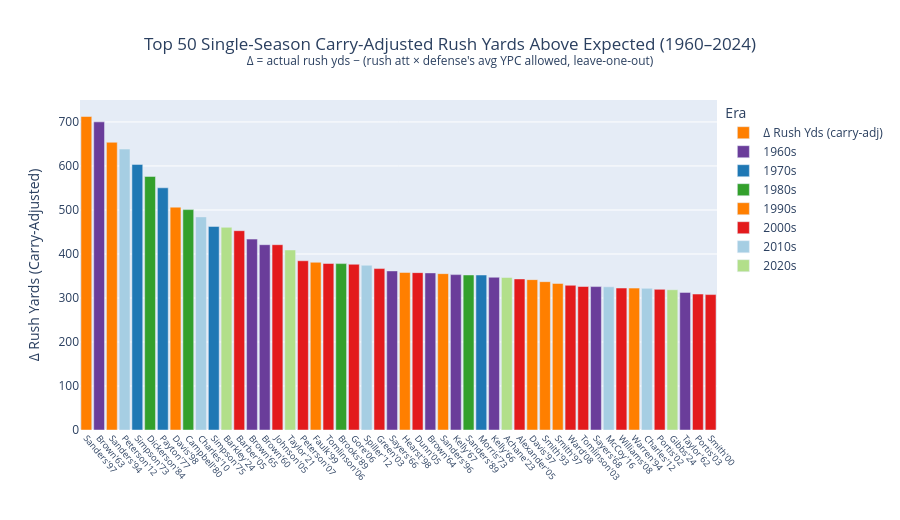

Notebook cell for this chart:
### Markdown cell above
---
# Chart 1 — Top 50 Single Seasons: Carry-Adjusted Rush Yards Above Expected

Every featured back season ranked by **total carry-adjusted yards above expected**.
Color = era. Hover for full context.

### Code cell
def season_games(year):
    if year <= 1960: return 12
    if year <= 1977: return 14
    if year <= 2020: return 16
    return 17

rb_featured['season_len'] = rb_featured['season'].apply(season_games)

def era_label(year):
    if year < 1970: return '1960s'
    if year < 1980: return '1970s'
    if year < 1990: return '1980s'
    if year < 2000: return '1990s'
    if year < 2010: return '2000s'
    if year < 2020: return '2010s'
    return '2020s'

rb_featured['era'] = rb_featured['season'].apply(era_label)

top50 = rb_featured.nlargest(50, 'delta_rush_yds_total').reset_index(drop=True)
top50['label'] = top50['player_name'].str.split().str[-1] + "'" + top50['season'].astype(str).str[-2:]
top50['hover'] = (
    '<b>' + top50['player_name'] + '</b> — ' + top50['team_abbrev'] + ' ' + top50['season'].astype(str) +
    '<br>Rush yards: ' + top50['total_rush_yds'].astype(int).astype(str) +
    '  TDs: ' + top50['total_rush_td'].fillna(0).astype(int).astype(str) +
    '<br>Δ total (carry-adj): <b>' + top50['delta_rush_yds_total'].round(1).astype(str) + '</b>' +
    '<br>Δ per game: ' + top50['delta_rush_yds_pg'].round(1).astype(str) +
    '<br>Games: ' + top50['games'].astype(int).astype(str)
)

era_colors = {
    '1960s': '#6a3d9a', '1970s': '#1f78b4', '1980s': '#33a02c',
    '1990s': '#ff7f00', '2000s': '#e31a1c', '2010s': '#a6cee3', '2020s': '#b2df8a'
}
bar_colors = [era_colors[e] for e in top50['era']]

fig1 = go.Figure()
fig1.add_trace(go.Bar(
    x=top50['label'],
    y=top50['delta_rush_yds_total'],
    marker_color=bar_colors,
    hovertext=top50['hover'],
    hoverinfo='text',
    name='Δ Rush Yds (carry-adj)',
))

# Era legend traces (invisible, for legend only)
for era, color in era_colors.items():
    if era in top50['era'].values:
        fig1.add_trace(go.Bar(x=[None], y=[None], marker_color=color, name=era, showlegend=True))

fig1.update_layout(
    title=dict(text='Top 50 Single-Season Carry-Adjusted Rush Yards Above Expected (1960–2024)<br>'
                    '<sup>Δ = actual rush yds − (rush att × defense\'s avg YPC allowed, leave-one-out)</sup>',
               x=0.5),
    xaxis=dict(title='', tickangle=50, tickfont=dict(size=9)),
    yaxis=dict(title='Δ Rush Yards (Carry-Adjusted)'),
    height=520,
    hovermode='closest',
    legend=dict(title='Era', orientation='v', x=1.01),
    bargap=0.15,
)
fig1.show()

print('Top 10 seasons:')
print(top50[['player_name','team_abbrev','season','total_rush_yds','delta_rush_yds_total','delta_rush_yds_pg']]
      .head(10).rename(columns={'player_name':'Player','team_abbrev':'Tm','season':'Year',
                                 'total_rush_yds':'Rush Yds','delta_rush_yds_total':'Δ Total',
                                 'delta_rush_yds_pg':'Δ/game'}).round(1).to_string(index=False))

### Figure 1 — Plotly figure (JSON) as saved in the notebook; plotly's stock layout.template omitted (floating-point values rounded to 4 significant figures)
{"data": [{"hoverinfo": "text", "hovertext": ["<b>Barry Sanders</b> — DET 1997<br>Rush yards: 2053  TDs: 11<br>Δ total (carry-adj): <b>712.4</b><br>Δ per game: 44.5<br>Games: 16", "<b>Jim Brown</b> — CLE 1963<br>Rush yards: 1863  TDs: 12<br>Δ total (carry-adj): <b>700.2</b><br>Δ per game: 50.0<br>Games: 14", "<b>Barry Sanders</b> — DET 1994<br>Rush yards: 1883  TDs: 7<br>Δ total (carry-adj): <b>653.8</b><br>Δ per game: 40.9<br>Games: 16", "<b>Adrian Peterson</b> — MIN 2012<br>Rush yards: 2097  TDs: 12<br>Δ total (carry-adj): <b>638.5</b><br>Δ per game: 39.9<br>Games: 16", "<b>O.J. Simpson</b> — BUF 1973<br>Rush yards: 2003  TDs: 12<br>Δ total (carry-adj): <b>603.5</b><br>Δ per game: 43.1<br>Games: 14", "<b>Eric Dickerson</b> — RAM 1984<br>Rush yards: 2105  TDs: 14<br>Δ total (carry-adj): <b>576.2</b><br>Δ per game: 36.0<br>Games: 16", "<b>Walter Payton</b> — CHI 1977<br>Rush yards: 1852  TDs: 14<br>Δ total (carry-adj): <b>550.4</b><br>Δ per game: 39.3<br>Games: 14", "<b>Terrell Davis</b> — DEN 1998<br>Rush yards: 2008  TDs: 21<br>Δ total (carry-adj): <b>506.4</b><br>Δ per game: 31.6<br>Games: 16", "<b>Earl Campbell</b> — HOU 1980<br>Rush yards: 1934  TDs: 13<br>Δ total (carry-adj): <b>500.8</b><br>Δ per game: 33.4<br>Games: 15", "<b>Jamaal Charles</b> — KAN 2010<br>Rush yards: 1467  TDs: 5<br>Δ total (carry-adj): <b>484.3</b><br>Δ per game: 30.3<br>Games: 16", "<b>O.J. Simpson</b> — BUF 1975<br>Rush yards: 1817  TDs: 16<br>Δ total (carry-adj): <b>462.6</b><br>Δ per game: 33.0<br>Games: 14", "<b>Saquon Barkley</b> — PHI 2024<br>Rush yards: 2005  TDs: 13<br>Δ total (carry-adj): <b>460.6</b><br>Δ per game: 28.8<br>Games: 16", "<b>Tiki Barber</b> — NYG 2005<br>Rush yards: 1860  TDs: 9<br>Δ total (carry-adj): <b>452.9</b><br>Δ per game: 28.3<br>Games: 16", "<b>Jim Brown</b> — CLE 1965<br>Rush yards: 1594  TDs: 17<br>Δ total (carry-adj): <b>433.8</b><br>Δ per game: 28.9<br>Games: 15", "<b>Jim Brown</b> — CLE 1960<br>Rush yards: 1257  TDs: 9<br>Δ total (carry-adj): <b>421.1</b><br>Δ per game: 35.1<br>Games: 12", "<b>Larry Johnson</b> — KAN 2005<br>Rush yards: 1750  TDs: 20<br>Δ total (carry-adj): <b>421.1</b><br>Δ per game: 26.3<br>Games: 16", "<b>Jonathan Taylor</b> — IND 2021<br>Rush yards: 1811  TDs: 18<br>Δ total (carry-adj): <b>409.1</b><br>Δ per game: 24.1<br>Games: 17", "<b>Adrian Peterson</b> — MIN 2007<br>Rush yards: 1341  TDs: 12<br>Δ total (carry-adj): <b>384.6</b><br>Δ per game: 27.5<br>Games: 14", "<b>Marshall Faulk</b> — STL 1999<br>Rush yards: 1381  TDs: 7<br>Δ total (carry-adj): <b>381.1</b><br>Δ per game: 23.8<br>Games: 16", "<b>LaDainian Tomlinson</b> — SDG 2006<br>Rush yards: 1815  TDs: 28<br>Δ total (carry-adj): <b>378.4</b><br>Δ per game: 23.6<br>Games: 16", "<b>James Brooks</b> — CIN 1989<br>Rush yards: 1239  TDs: 7<br>Δ total (carry-adj): <b>378.1</b><br>Δ per game: 23.6<br>Games: 16", "<b>Frank Gore</b> — SFO 2006<br>Rush yards: 1695  TDs: 8<br>Δ total (carry-adj): <b>376.6</b><br>Δ per game: 23.5<br>Games: 16", "<b>C.J. Spiller</b> — BUF 2012<br>Rush yards: 1244  TDs: 6<br>Δ total (carry-adj): <b>374.4</b><br>Δ per game: 23.4<br>Games: 16", "<b>Ahman Green</b> — GNB 2003<br>Rush yards: 1883  TDs: 15<br>Δ total (carry-adj): <b>366.8</b><br>Δ per game: 22.9<br>Games: 16", "<b>Gale Sayers</b> — CHI 1966<br>Rush yards: 1231  TDs: 8<br>Δ total (carry-adj): <b>361.5</b><br>Δ per game: 25.8<br>Games: 14", "<b>Garrison Hearst</b> — SFO 1998<br>Rush yards: 1570  TDs: 7<br>Δ total (carry-adj): <b>358.0</b><br>Δ per game: 22.4<br>Games: 16", "<b>Warrick Dunn</b> — ATL 2005<br>Rush yards: 1416  TDs: 3<br>Δ total (carry-adj): <b>357.6</b><br>Δ per game: 22.4<br>Games: 16", "<b>Jim Brown</b> — CLE 1964<br>Rush yards: 1560  TDs: 7<br>Δ total (carry-adj): <b>357.0</b><br>Δ per game: 23.8<br>Games: 15", "<b>Barry Sanders</b> — DET 1996<br>Rush yards: 1553  TDs: 11<br>Δ total (carry-adj): <b>355.3</b><br>Δ per game: 22.2<br>Games: 16", "<b>Leroy Kelly</b> — CLE 1967<br>Rush yards: 1301  TDs: 11<br>Δ total (carry-adj): <b>353.1</b><br>Δ per game: 23.5<br>Games: 15", "<b>Barry Sanders</b> — DET 1989<br>Rush yards: 1470  TDs: 14<br>Δ total (carry-adj): <b>352.3</b><br>Δ per game: 23.5<br>Games: 15", "<b>Mercury Morris</b> — MIA 1973<br>Rush yards: 954  TDs: 10<br>Δ total (carry-adj): <b>352.2</b><br>Δ per game: 27.1<br>Games: 13", "<b>Leroy Kelly</b> — CLE 1966<br>Rush yards: 1141  TDs: 15<br>Δ total (carry-adj): <b>347.1</b><br>Δ per game: 24.8<br>Games: 14", "<b>De'Von Achane</b> — MIA 2023<br>Rush yards: 800  TDs: 8<br>Δ total (carry-adj): <b>346.6</b><br>Δ per game: 31.5<br>Games: 11", "<b>Shaun Alexander</b> — SEA 2005<br>Rush yards: 1880  TDs: 27<br>Δ total (carry-adj): <b>343.3</b><br>Δ per game: 21.5<br>Games: 16", "<b>Terrell Davis</b> — DEN 1997<br>Rush yards: 1750  TDs: 15<br>Δ total (carry-adj): <b>341.7</b><br>Δ per game: 22.8<br>Games: 15", "<b>Emmitt Smith</b> — DAL 1993<br>Rush yards: 1486  TDs: 9<br>Δ total (carry-adj): <b>337.1</b><br>Δ per game: 24.1<br>Games: 14", "<b>Robert Smith</b> — MIN 1997<br>Rush yards: 1266  TDs: 6<br>Δ total (carry-adj): <b>333.0</b><br>Δ per game: 23.8<br>Games: 14", "<b>Derrick Ward</b> — NYG 2008<br>Rush yards: 1025  TDs: 2<br>Δ total (carry-adj): <b>328.8</b><br>Δ per game: 20.6<br>Games: 16", "<b>LaDainian Tomlinson</b> — SDG 2003<br>Rush yards: 1645  TDs: 13<br>Δ total (carry-adj): <b>326.1</b><br>Δ per game: 20.4<br>Games: 16", "<b>Gale Sayers</b> — CHI 1968<br>Rush yards: 856  TDs: 2<br>Δ total (carry-adj): <b>325.9</b><br>Δ per game: 36.2<br>Games: 9", "<b>LeSean McCoy</b> — BUF 2016<br>Rush yards: 1267  TDs: 13<br>Δ total (carry-adj): <b>325.4</b><br>Δ per game: 21.7<br>Games: 15", "<b>DeAngelo Williams</b> — CAR 2008<br>Rush yards: 1515  TDs: 18<br>Δ total (carry-adj): <b>322.6</b><br>Δ per game: 20.2<br>Games: 16", "<b>Chris Warren</b> — SEA 1994<br>Rush yards: 1545  TDs: 9<br>Δ total (carry-adj): <b>322.4</b><br>Δ per game: 20.2<br>Games: 16", "<b>Jamaal Charles</b> — KAN 2012<br>Rush yards: 1509  TDs: 5<br>Δ total (carry-adj): <b>321.9</b><br>Δ per game: 20.1<br>Games: 16", "<b>Clinton Portis</b> — DEN 2002<br>Rush yards: 1508  TDs: 15<br>Δ total (carry-adj): <b>319.6</b><br>Δ per game: 20.0<br>Games: 16", "<b>Jahmyr Gibbs</b> — DET 2024<br>Rush yards: 1412  TDs: 16<br>Δ total (carry-adj): <b>318.7</b><br>Δ per game: 18.8<br>Games: 17", "<b>Jim Taylor</b> — GNB 1962<br>Rush yards: 1559  TDs: 20<br>Δ total (carry-adj): <b>312.7</b><br>Δ per game: 20.8<br>Games: 15", "<b>Clinton Portis</b> — DEN 2003<br>Rush yards: 1591  TDs: 14<br>Δ total (carry-adj): <b>308.9</b><br>Δ per game: 23.8<br>Games: 13", "<b>Robert Smith</b> — MIN 2000<br>Rush yards: 1521  TDs: 7<br>Δ total (carry-adj): <b>307.7</b><br>Δ per game: 19.2<br>Games: 16"], "marker": {"color": ["#ff7f00", "#6a3d9a", "#ff7f00", "#a6cee3", "#1f78b4", "#33a02c", "#1f78b4", "#ff7f00", "#33a02c", "#a6cee3", "#1f78b4", "#b2df8a", "#e31a1c", "#6a3d9a", "#6a3d9a", "#e31a1c", "#b2df8a", "#e31a1c", "#ff7f00", "#e31a1c", "#33a02c", "#e31a1c", "#a6cee3", "#e31a1c", "#6a3d9a", "#ff7f00", "#e31a1c", "#6a3d9a", "#ff7f00", "#6a3d9a", "#33a02c", "#1f78b4", "#6a3d9a", "#b2df8a", "#e31a1c", "#ff7f00", "#ff7f00", "#ff7f00", "#e31a1c", "#e31a1c", "#6a3d9a", "#a6cee3", "#e31a1c", "#ff7f00", "#a6cee3", "#e31a1c", "#b2df8a", "#6a3d9a", "#e31a1c", "#e31a1c"]}, "name": "Δ Rush Yds (carry-adj)", "type": "bar", "x": ["Sanders'97", "Brown'63", "Sanders'94", "Peterson'12", "Simpson'73", "Dickerson'84", "Payton'77", "Davis'98", "Campbell'80", "Charles'10", "Simpson'75", "Barkley'24", "Barber'05", "Brown'65", "Brown'60", "Johnson'05", "Taylor'21", "Peterson'07", "Faulk'99", "Tomlinson'06", "Brooks'89", "Gore'06", "Spiller'12", "Green'03", "Sayers'66", "Hearst'98", "Dunn'05", "Brown'64", "Sanders'96", "Kelly'67", "Sanders'89", "Morris'73", "Kelly'66", "Achane'23", "Alexander'05", "Davis'97", "Smith'93", "Smith'97", "Ward'08", "Tomlinson'03", "Sayers'68", "McCoy'16", "Williams'08", "Warren'94", "Charles'12", "Portis'02", "Gibbs'24", "Taylor'62", "Portis'03", "Smith'00"], "y": [712.4, 700.2, 653.8, 638.5, 603.5, 576.2, 550.4, 506.4, 500.8, 484.3, 462.6, 460.6, 452.9, 433.8, 421.1, 421.1, 409.1, 384.6, 381.1, 378.4, 378.1, 376.6, 374.4, 366.8, 361.5, 358.0, 357.6, 357.0, 355.3, 353.1, 352.3, 352.2, 347.1, 346.6, 343.3, 341.7, 337.1, 333.0, 328.8, 326.1, 325.9, 325.4, 322.6, 322.4, 321.9, 319.6, 318.7, 312.7, 308.9, 307.7]}, {"marker": {"color": "#6a3d9a"}, "name": "1960s", "showlegend": true, "type": "bar", "x": [null], "y": [null]}, {"marker": {"color": "#1f78b4"}, "name": "1970s", "showlegend": true, "type": "bar", "x": [null], "y": [null]}, {"marker": {"color": "#33a02c"}, "name": "1980s", "showlegend": true, "type": "bar", "x": [null], "y": [null]}, {"marker": {"color": "#ff7f00"}, "name": "1990s", "showlegend": true, "type": "bar", "x": [null], "y": [null]}, {"marker": {"color": "#e31a1c"}, "name": "2000s", "showlegend": true, "type": "bar", "x": [null], "y": [null]}, {"marker": {"color": "#a6cee3"}, "name": "2010s", "showlegend": true, "type": "bar", "x": [null], "y": [null]}, {"marker": {"color": "#b2df8a"}, "name": "2020s", "showlegend": true, "type": "bar", "x": [null], "y": [null]}], "layout": {"bargap": 0.15, "height": 520, "hovermode": "closest", "legend": {"orientation": "v", "title": {"text": "Era"}, "x": 1.01}, "title": {"text": "Top 50 Single-Season Carry-Adjusted Rush Yards Above Expected (1960–2024)<br><sup>Δ = actual rush yds − (rush att × defense's avg YPC allowed, leave-one-out)</sup>", "x": 0.5}, "xaxis": {"tickangle": 50, "tickfont": {"size": 9}, "title": {"text": ""}}, "yaxis": {"title": {"text": "Δ Rush Yards (Carry-Adjusted)"}}}}
